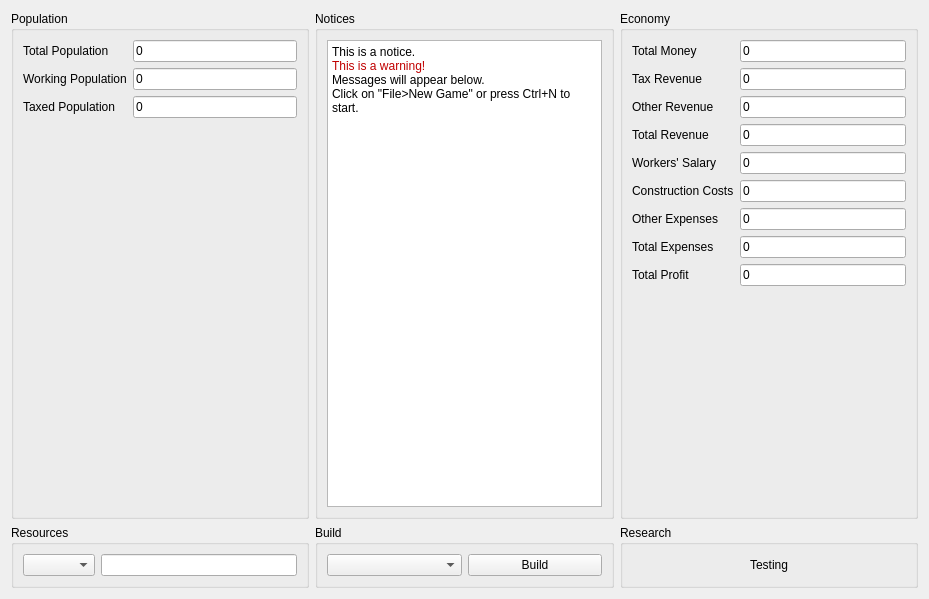
<?xml version="1.0" encoding="UTF-8"?>
<ui version="4.0">
 <class>ManitaeSummary</class>
 <widget class="QWidget" name="ManitaeSummary">
  <property name="geometry">
   <rect>
    <x>0</x>
    <y>0</y>
    <width>929</width>
    <height>599</height>
   </rect>
  </property>
  <property name="windowTitle">
   <string>Form</string>
  </property>
  <layout class="QGridLayout" name="gridLayout_2">
   <item row="0" column="0">
    <layout class="QGridLayout" name="gridLayout">
     <item row="0" column="0">
      <widget class="QGroupBox" name="groupBox">
       <property name="title">
        <string>Population</string>
       </property>
       <layout class="QFormLayout" name="formLayout_2">
        <item row="0" column="0">
         <widget class="QLabel" name="label">
          <property name="text">
           <string>Total Population</string>
          </property>
         </widget>
        </item>
        <item row="0" column="1">
         <widget class="QLineEdit" name="totalPopulation">
          <property name="enabled">
           <bool>true</bool>
          </property>
          <property name="text">
           <string>0</string>
          </property>
          <property name="readOnly">
           <bool>true</bool>
          </property>
         </widget>
        </item>
        <item row="1" column="0">
         <widget class="QLabel" name="label_2">
          <property name="text">
           <string>Working Population</string>
          </property>
         </widget>
        </item>
        <item row="1" column="1">
         <widget class="QLineEdit" name="workingPopulation">
          <property name="enabled">
           <bool>true</bool>
          </property>
          <property name="text">
           <string>0</string>
          </property>
          <property name="readOnly">
           <bool>true</bool>
          </property>
         </widget>
        </item>
        <item row="2" column="0">
         <widget class="QLabel" name="label_3">
          <property name="text">
           <string>Taxed Population</string>
          </property>
         </widget>
        </item>
        <item row="2" column="1">
         <widget class="QLineEdit" name="taxedPopulation">
          <property name="enabled">
           <bool>true</bool>
          </property>
          <property name="text">
           <string>0</string>
          </property>
          <property name="readOnly">
           <bool>true</bool>
          </property>
         </widget>
        </item>
       </layout>
      </widget>
     </item>
     <item row="0" column="2">
      <widget class="QGroupBox" name="groupBox_2">
       <property name="title">
        <string>Economy</string>
       </property>
       <layout class="QFormLayout" name="formLayout">
        <property name="fieldGrowthPolicy">
         <enum>QFormLayout::ExpandingFieldsGrow</enum>
        </property>
        <item row="0" column="0">
         <widget class="QLabel" name="label_5">
          <property name="text">
           <string>Total Money</string>
          </property>
         </widget>
        </item>
        <item row="0" column="1">
         <widget class="QLineEdit" name="totalMoney">
          <property name="enabled">
           <bool>true</bool>
          </property>
          <property name="text">
           <string>0</string>
          </property>
          <property name="readOnly">
           <bool>true</bool>
          </property>
         </widget>
        </item>
        <item row="1" column="0">
         <widget class="QLabel" name="label_6">
          <property name="text">
           <string>Tax Revenue</string>
          </property>
         </widget>
        </item>
        <item row="1" column="1">
         <widget class="QLineEdit" name="taxRevenue">
          <property name="enabled">
           <bool>true</bool>
          </property>
          <property name="text">
           <string>0</string>
          </property>
          <property name="readOnly">
           <bool>true</bool>
          </property>
         </widget>
        </item>
        <item row="2" column="0">
         <widget class="QLabel" name="label_11">
          <property name="text">
           <string>Other Revenue</string>
          </property>
         </widget>
        </item>
        <item row="2" column="1">
         <widget class="QLineEdit" name="otherRevenue">
          <property name="enabled">
           <bool>true</bool>
          </property>
          <property name="text">
           <string>0</string>
          </property>
          <property name="readOnly">
           <bool>true</bool>
          </property>
         </widget>
        </item>
        <item row="4" column="0">
         <widget class="QLabel" name="label_7">
          <property name="text">
           <string>Workers' Salary</string>
          </property>
         </widget>
        </item>
        <item row="4" column="1">
         <widget class="QLineEdit" name="workersSalary">
          <property name="enabled">
           <bool>true</bool>
          </property>
          <property name="text">
           <string>0</string>
          </property>
          <property name="readOnly">
           <bool>true</bool>
          </property>
         </widget>
        </item>
        <item row="5" column="0">
         <widget class="QLabel" name="label_9">
          <property name="text">
           <string>Construction Costs</string>
          </property>
         </widget>
        </item>
        <item row="5" column="1">
         <widget class="QLineEdit" name="constructionCosts">
          <property name="enabled">
           <bool>true</bool>
          </property>
          <property name="text">
           <string>0</string>
          </property>
          <property name="readOnly">
           <bool>true</bool>
          </property>
         </widget>
        </item>
        <item row="6" column="0">
         <widget class="QLabel" name="label_10">
          <property name="text">
           <string>Other Expenses</string>
          </property>
         </widget>
        </item>
        <item row="6" column="1">
         <widget class="QLineEdit" name="otherExpenses">
          <property name="enabled">
           <bool>true</bool>
          </property>
          <property name="text">
           <string>0</string>
          </property>
          <property name="readOnly">
           <bool>true</bool>
          </property>
         </widget>
        </item>
        <item row="8" column="0">
         <widget class="QLabel" name="label_8">
          <property name="text">
           <string>Total Profit</string>
          </property>
         </widget>
        </item>
        <item row="8" column="1">
         <widget class="QLineEdit" name="totalProfit">
          <property name="enabled">
           <bool>true</bool>
          </property>
          <property name="text">
           <string>0</string>
          </property>
          <property name="readOnly">
           <bool>true</bool>
          </property>
         </widget>
        </item>
        <item row="3" column="0">
         <widget class="QLabel" name="label_4">
          <property name="text">
           <string>Total Revenue</string>
          </property>
         </widget>
        </item>
        <item row="3" column="1">
         <widget class="QLineEdit" name="totalRevenue">
          <property name="text">
           <string>0</string>
          </property>
          <property name="readOnly">
           <bool>true</bool>
          </property>
         </widget>
        </item>
        <item row="7" column="0">
         <widget class="QLabel" name="label_12">
          <property name="text">
           <string>Total Expenses</string>
          </property>
         </widget>
        </item>
        <item row="7" column="1">
         <widget class="QLineEdit" name="totalExpenses">
          <property name="text">
           <string>0</string>
          </property>
          <property name="readOnly">
           <bool>true</bool>
          </property>
         </widget>
        </item>
       </layout>
      </widget>
     </item>
     <item row="1" column="0">
      <widget class="QGroupBox" name="groupBox_3">
       <property name="title">
        <string>Resources</string>
       </property>
       <layout class="QFormLayout" name="formLayout_3">
        <property name="fieldGrowthPolicy">
         <enum>QFormLayout::ExpandingFieldsGrow</enum>
        </property>
        <item row="0" column="0">
         <widget class="QComboBox" name="resourceComboBox">
          <property name="editable">
           <bool>false</bool>
          </property>
         </widget>
        </item>
        <item row="0" column="1">
         <widget class="QLineEdit" name="resourceLineEdit">
          <property name="enabled">
           <bool>true</bool>
          </property>
          <property name="readOnly">
           <bool>true</bool>
          </property>
         </widget>
        </item>
       </layout>
      </widget>
     </item>
     <item row="1" column="2">
      <widget class="QGroupBox" name="groupBox_4">
       <property name="title">
        <string>Research</string>
       </property>
       <layout class="QGridLayout" name="gridLayout_4">
        <item row="0" column="1">
         <widget class="QLabel" name="researchStatus">
          <property name="text">
           <string>Testing</string>
          </property>
         </widget>
        </item>
        <item row="0" column="0">
         <spacer name="horizontalSpacer">
          <property name="orientation">
           <enum>Qt::Horizontal</enum>
          </property>
          <property name="sizeHint" stdset="0">
           <size>
            <width>40</width>
            <height>20</height>
           </size>
          </property>
         </spacer>
        </item>
        <item row="0" column="2">
         <spacer name="horizontalSpacer_2">
          <property name="orientation">
           <enum>Qt::Horizontal</enum>
          </property>
          <property name="sizeHint" stdset="0">
           <size>
            <width>40</width>
            <height>20</height>
           </size>
          </property>
         </spacer>
        </item>
       </layout>
      </widget>
     </item>
     <item row="0" column="1">
      <widget class="QGroupBox" name="groupBox_5">
       <property name="title">
        <string>Notices</string>
       </property>
       <layout class="QGridLayout" name="gridLayout_6">
        <item row="0" column="0">
         <widget class="QTextEdit" name="noticeLog">
          <property name="enabled">
           <bool>true</bool>
          </property>
          <property name="readOnly">
           <bool>true</bool>
          </property>
          <property name="html">
           <string>&lt;!DOCTYPE HTML PUBLIC &quot;-//W3C//DTD HTML 4.0//EN&quot; &quot;http://www.w3.org/TR/REC-html40/strict.dtd&quot;&gt;
&lt;html&gt;&lt;head&gt;&lt;meta name=&quot;qrichtext&quot; content=&quot;1&quot; /&gt;&lt;style type=&quot;text/css&quot;&gt;
p, li { white-space: pre-wrap; }
&lt;/style&gt;&lt;/head&gt;&lt;body style=&quot; font-family:'Ubuntu'; font-size:9pt; font-weight:400; font-style:normal;&quot;&gt;
&lt;p style=&quot; margin-top:0px; margin-bottom:0px; margin-left:0px; margin-right:0px; -qt-block-indent:0; text-indent:0px;&quot;&gt;This is a notice.&lt;/p&gt;
&lt;p style=&quot; margin-top:0px; margin-bottom:0px; margin-left:0px; margin-right:0px; -qt-block-indent:0; text-indent:0px;&quot;&gt;&lt;span style=&quot; color:#c00000;&quot;&gt;This is a warning!&lt;/span&gt;&lt;/p&gt;
&lt;p style=&quot; margin-top:0px; margin-bottom:0px; margin-left:0px; margin-right:0px; -qt-block-indent:0; text-indent:0px;&quot;&gt;Messages will appear below.&lt;/p&gt;
&lt;p style=&quot; margin-top:0px; margin-bottom:0px; margin-left:0px; margin-right:0px; -qt-block-indent:0; text-indent:0px;&quot;&gt;Click on &amp;quot;File&amp;gt;New Game&amp;quot; or press Ctrl+N to start.&lt;/p&gt;
&lt;p style=&quot;-qt-paragraph-type:empty; margin-top:0px; margin-bottom:0px; margin-left:0px; margin-right:0px; -qt-block-indent:0; text-indent:0px;&quot;&gt;&lt;/p&gt;&lt;/body&gt;&lt;/html&gt;</string>
          </property>
         </widget>
        </item>
       </layout>
      </widget>
     </item>
     <item row="1" column="1">
      <widget class="QGroupBox" name="groupBox_6">
       <property name="title">
        <string>Build</string>
       </property>
       <layout class="QGridLayout" name="gridLayout_3">
        <item row="0" column="0">
         <widget class="QComboBox" name="buildComboBox"/>
        </item>
        <item row="0" column="1">
         <widget class="QPushButton" name="buildPushButton">
          <property name="text">
           <string>Build</string>
          </property>
         </widget>
        </item>
       </layout>
      </widget>
     </item>
    </layout>
   </item>
  </layout>
 </widget>
 <tabstops>
  <tabstop>totalPopulation</tabstop>
  <tabstop>workingPopulation</tabstop>
  <tabstop>taxedPopulation</tabstop>
  <tabstop>noticeLog</tabstop>
  <tabstop>totalMoney</tabstop>
  <tabstop>taxRevenue</tabstop>
  <tabstop>otherRevenue</tabstop>
  <tabstop>workersSalary</tabstop>
  <tabstop>constructionCosts</tabstop>
  <tabstop>otherExpenses</tabstop>
  <tabstop>totalProfit</tabstop>
  <tabstop>resourceComboBox</tabstop>
  <tabstop>resourceLineEdit</tabstop>
 </tabstops>
 <resources/>
 <connections/>
</ui>
